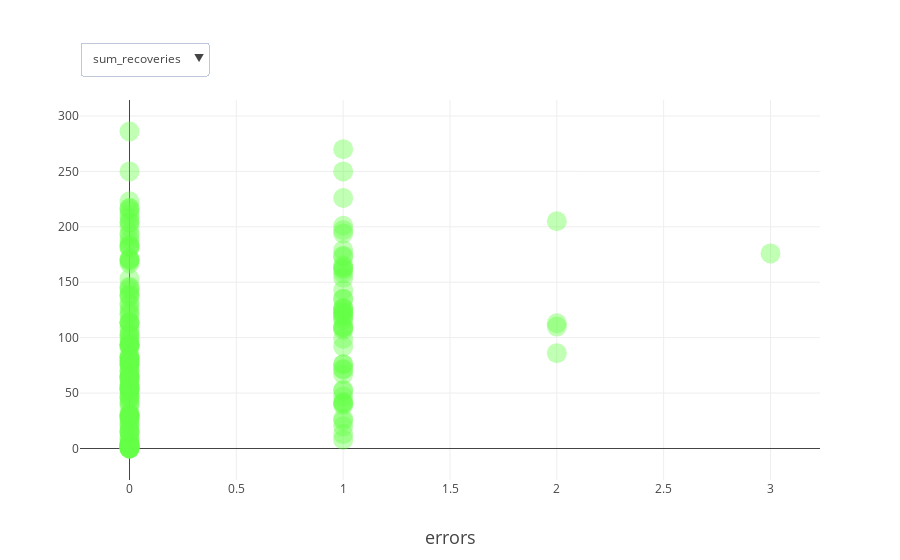

Here is the notebook cell this chart was saved with:
### Markdown cell above
## Hero or zero?

### Code cell
errors_def = defenders['sum_errors_leading_to_goal'] 
+ defenders['sum_errors_leading_to_goal_attempt']
+ defenders['sum_penalties_conceded']
+ defenders['sum_own_goals']
+ defenders['sum_fouls']
+ defenders['sum_red_cards']
+ defenders['sum_yellow_cards']
+ defenders['sum_big_chances_missed']
+ defenders['sum_penalties_missed']
tmp_def = defenders.assign(errors=errors_def)
def2 = get_figure(tmp_def[(tmp_def['sum_minutes']>0)], 
                 'errors', 
                 ['sum_recoveries','sum_tackles'],
                 '',
                 map_position_to_color('Defender'))
plotly.offline.iplot(def2)

### Figure 1 — Plotly figure (JSON) as saved in the notebook; plotly's stock layout.template omitted (floating-point values rounded to 4 significant figures; data arrays with more than 128 entries replaced by an {"elided": "..."} marker saying what was removed)
{"data": [{"hovertemplate": "<b>%{text}</b><br><br>sum_recoveries: %{y:.2f}</br>errors: %{x:.2f}</br><extra></extra>", "marker": {"color": "rgba(101,255,71, 0.4)", "size": 20}, "mode": "markers", "text": {"elided": "176 str values"}, "type": "scatter", "uid": "7e8d901e-86a8-4211-a841-c48ab009e419", "x": {"elided": "176 int values"}, "y": {"elided": "176 int values"}}, {"hovertemplate": "<b>%{text}</b><br><br>sum_tackles: %{y:.2f}</br>errors: %{x:.2f}</br><extra></extra>", "marker": {"color": "rgba(101,255,71, 0.4)", "size": 20}, "mode": "markers", "text": {"elided": "176 str values"}, "type": "scatter", "uid": "0a3cf3a0-703a-45fe-9aaf-561ac54863f0", "visible": "legendonly", "x": {"elided": "176 int values"}, "y": {"elided": "176 int values"}}], "layout": {"hovermode": "closest", "showlegend": false, "title": {"font": {"size": 21}, "text": ""}, "updatemenus": [{"active": 0, "buttons": [{"args": [{"visible": [true, false]}], "label": "sum_recoveries", "method": "update"}, {"args": [{"visible": [false, true]}], "label": "sum_tackles", "method": "update"}], "pad": {"r": 0, "t": 10}, "x": 0, "xanchor": "left", "y": 1.18}], "xaxis": {"title": {"font": {"size": 18}, "text": "errors"}}, "yaxis": {"title": {"font": {"size": 18}, "text": ""}}}}
